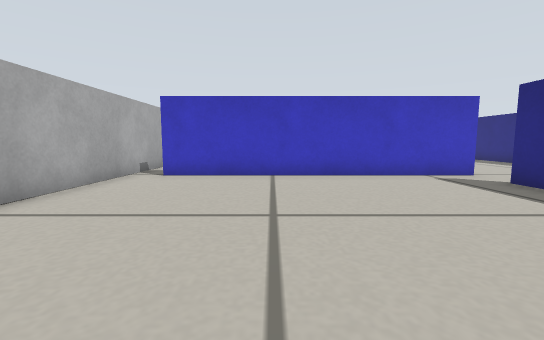
view 1 (above)

24 first-person views from a walk through a world built for the Gazebo simulator. The camera is 0.22 m above the floor, tilts 6° down and sees 90° across. The floor is counted in squares, 0.2 m on a side. Each view is taken from the middle of a square. On the plan, view 1 faces up. The plan holds only what a view shows up to about 12 squares ahead; the rest is blank.

view 2
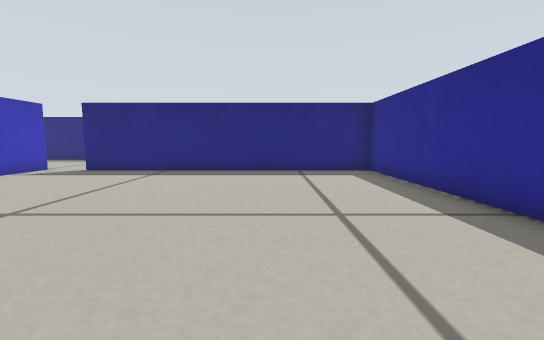

view 3
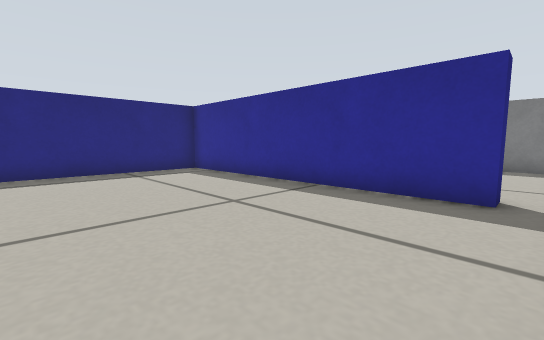

view 4
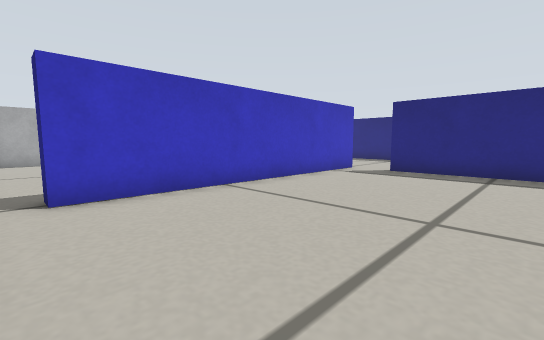

view 5
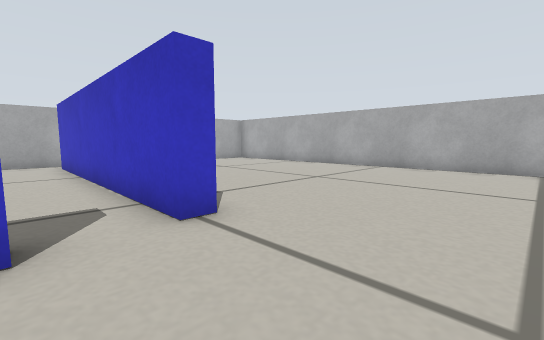

view 6
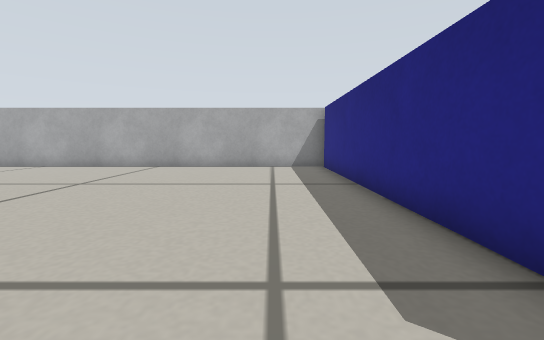

view 7
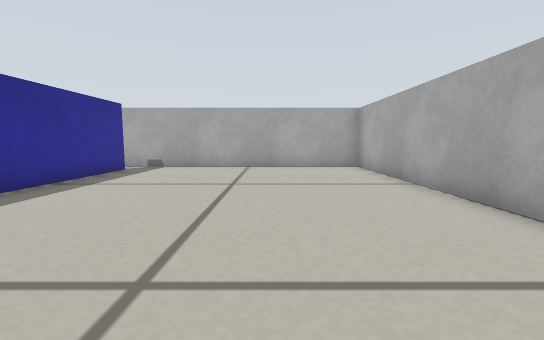

view 8
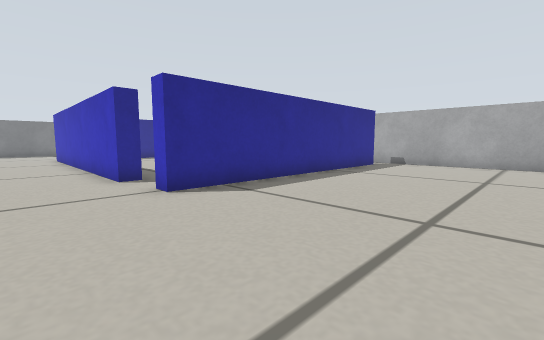

view 9
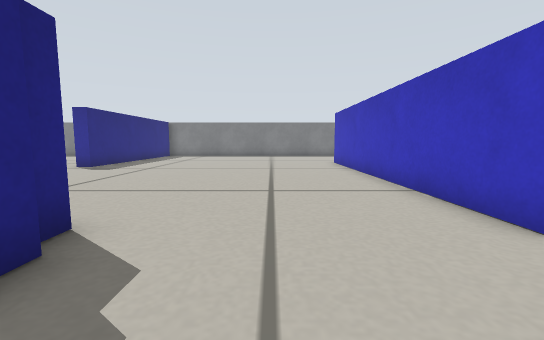

view 10
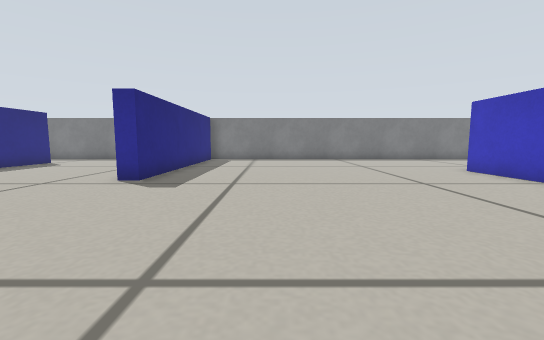

view 11
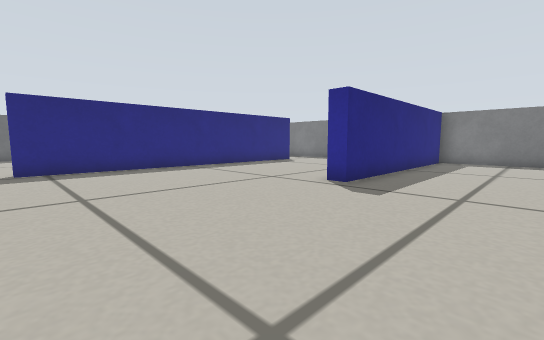

view 12
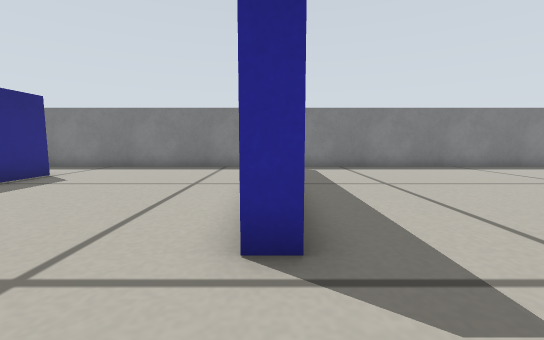

view 13
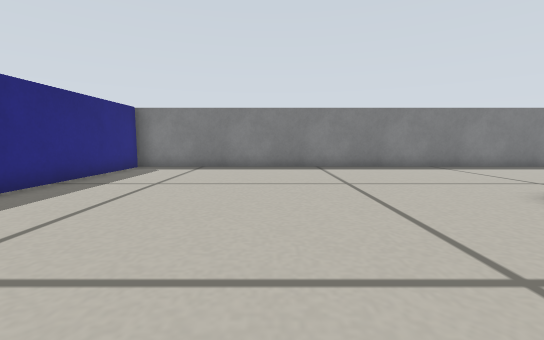

view 14
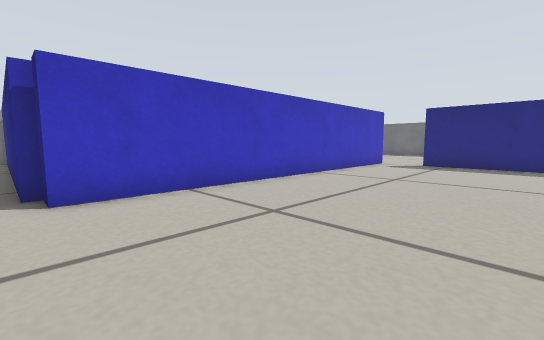

view 15
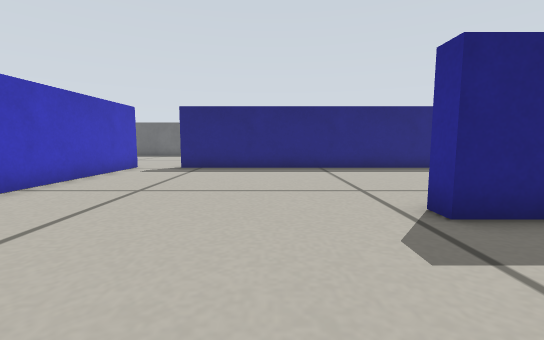

view 16
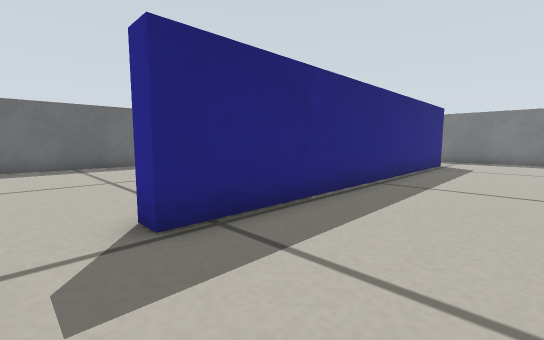

view 17
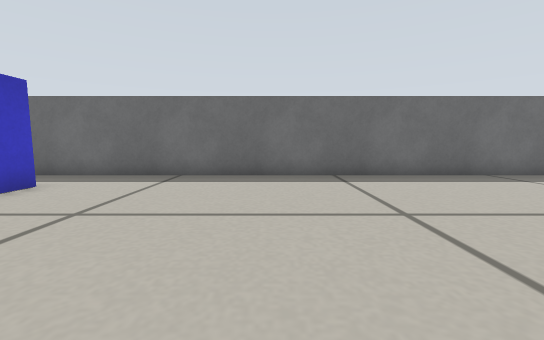

view 18
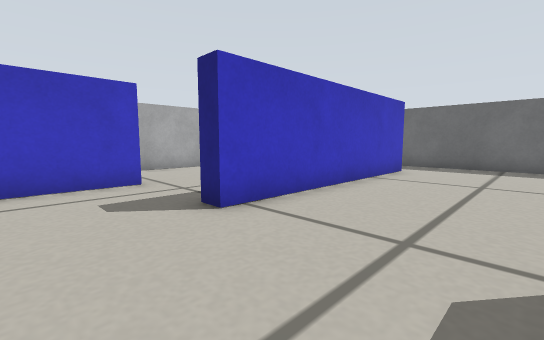

view 19
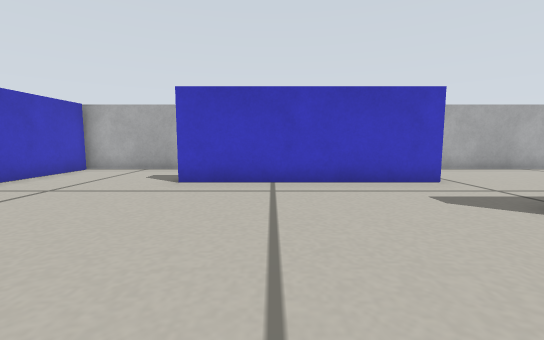

view 20
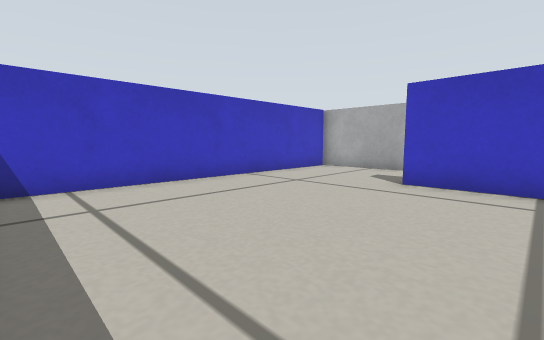

view 21
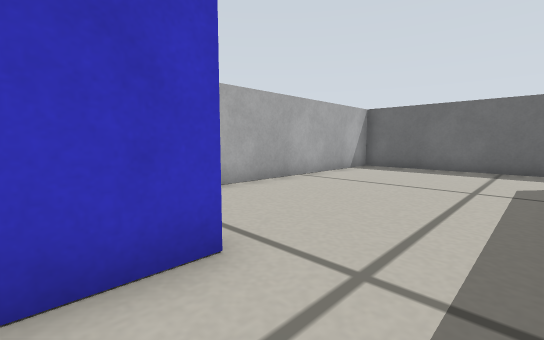

view 22
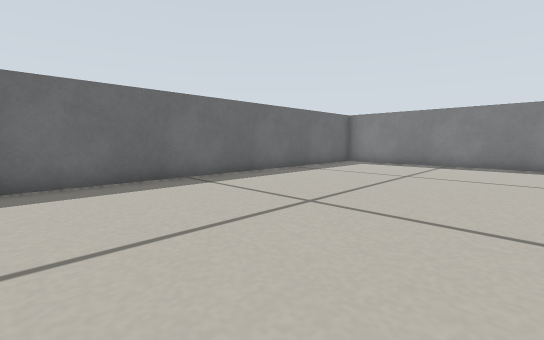

view 23
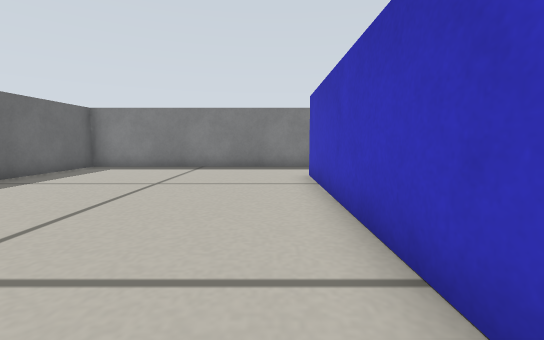

view 24
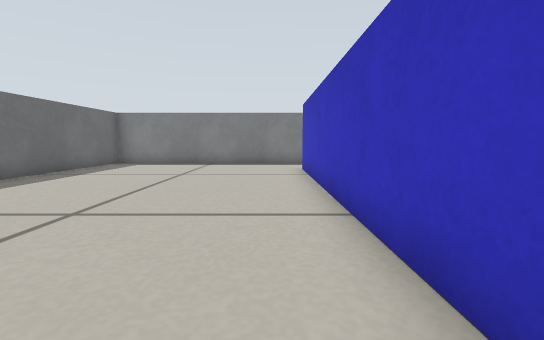

### Floor plan
Ten units are one square. View 1 is at (0, 0); x grows to the right and y downward. Boxes are objects, and circles mark ways between rooms. Rooms are numbered by the first view taken in them; rooms with no view inside come last. Other rooms are left out.
<svg viewBox="-52 -192 404 304">
<path fill="none" stroke="#000" d="M65 -87 -35 -87 -35 -93 65 -93 65 -87M122 -75 122 -185M-35 44 -35 37 62 37 62 -70 68 -70M124 -187 -47 -187 -47 -46M258 -20 258 78M255 -67 125 -67 125 -75 122 -75M252 78 252 -47 259 -47M194 107 347 107 347 -187 256 -187M246 -152 175 -152M68 -70 68 40M326 -117 245 -117 245 -124M164 -187 124 -187M128 -185 128 -79M2 107 177 107 177 15 184 15M-41 107 -30 107"/>
<circle cx="-40" cy="40" r="3" fill="#2a7"/>
<circle cx="95" cy="-70" r="3" fill="#2a7"/>
<text x="20" y="-80">1</text>
<text x="200" y="-20">2</text>
</svg>
Room 1 opens to room 2.

Where each view was taken, in squares from view 1:
view 1: 0 up, 0 right, facing up
view 2: 0 up, 4 left, facing right
view 3: 2 up, 4 left, facing down-right
view 4: 3 up, 4 left, facing up-right
view 5: 7 up, 10 right, facing up-left
view 6: 7 up, 10 right, facing up
view 7: 15 up, 7 right, facing left
view 8: 15 up, 9 right, facing down-left
view 9: 10 up, 10 right, facing down
view 10: 6 up, 14 right, facing down
view 11: 5 up, 14 right, facing down-right
view 12: 1 up, 18 right, facing down
view 13: 1 up, 12 right, facing down
view 14: 1 up, 12 right, facing up-right
view 15: 1 up, 14 right, facing right
view 16: 6 up, 22 right, facing down-right
view 17: 6 up, 26 right, facing right
view 18: 8 up, 22 right, facing up-right
view 19: 8 up, 20 right, facing up
view 20: 8 up, 20 right, facing up-left
view 21: 13 up, 23 right, facing up-right
view 22: 3 up, 27 right, facing down-right
view 23: 1 up, 27 right, facing down
view 24: 3 up, 27 right, facing down
